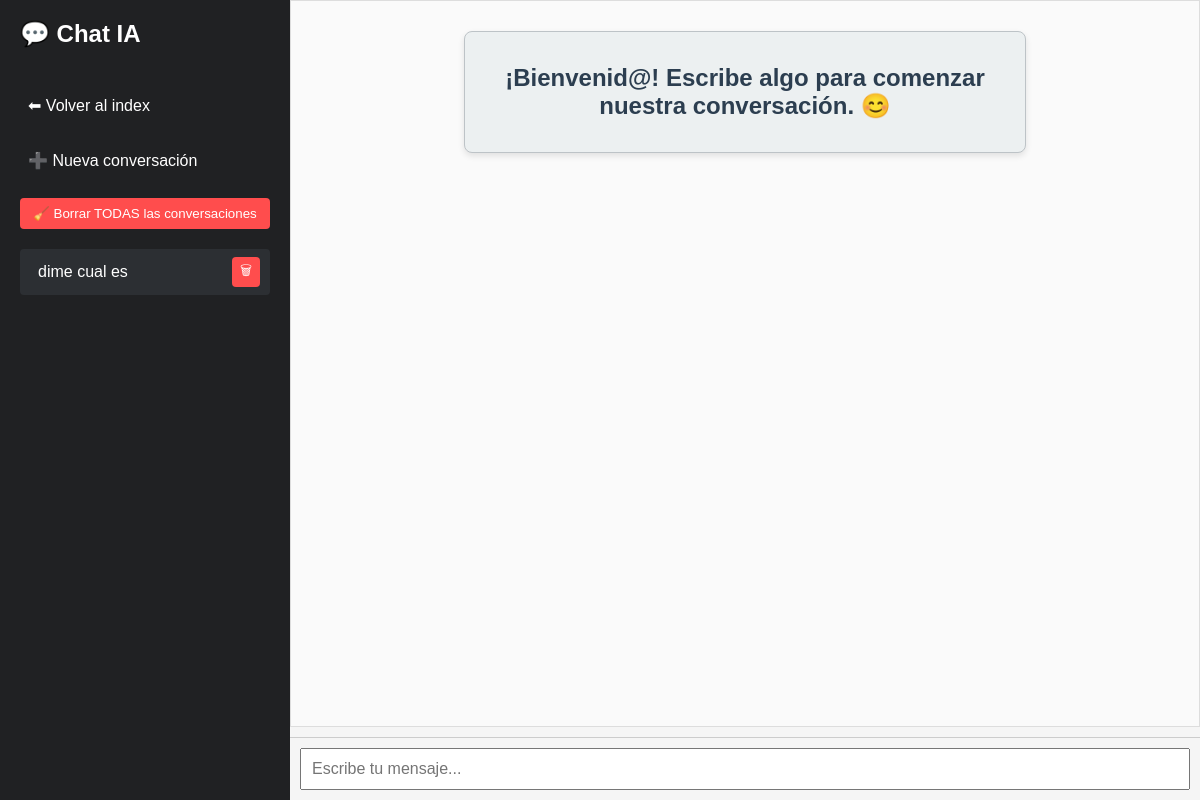
The page /chat/95bb6fea-d4ba-44dd-be1b-2a9de42160bf (signed in) on the database as committed earlier.
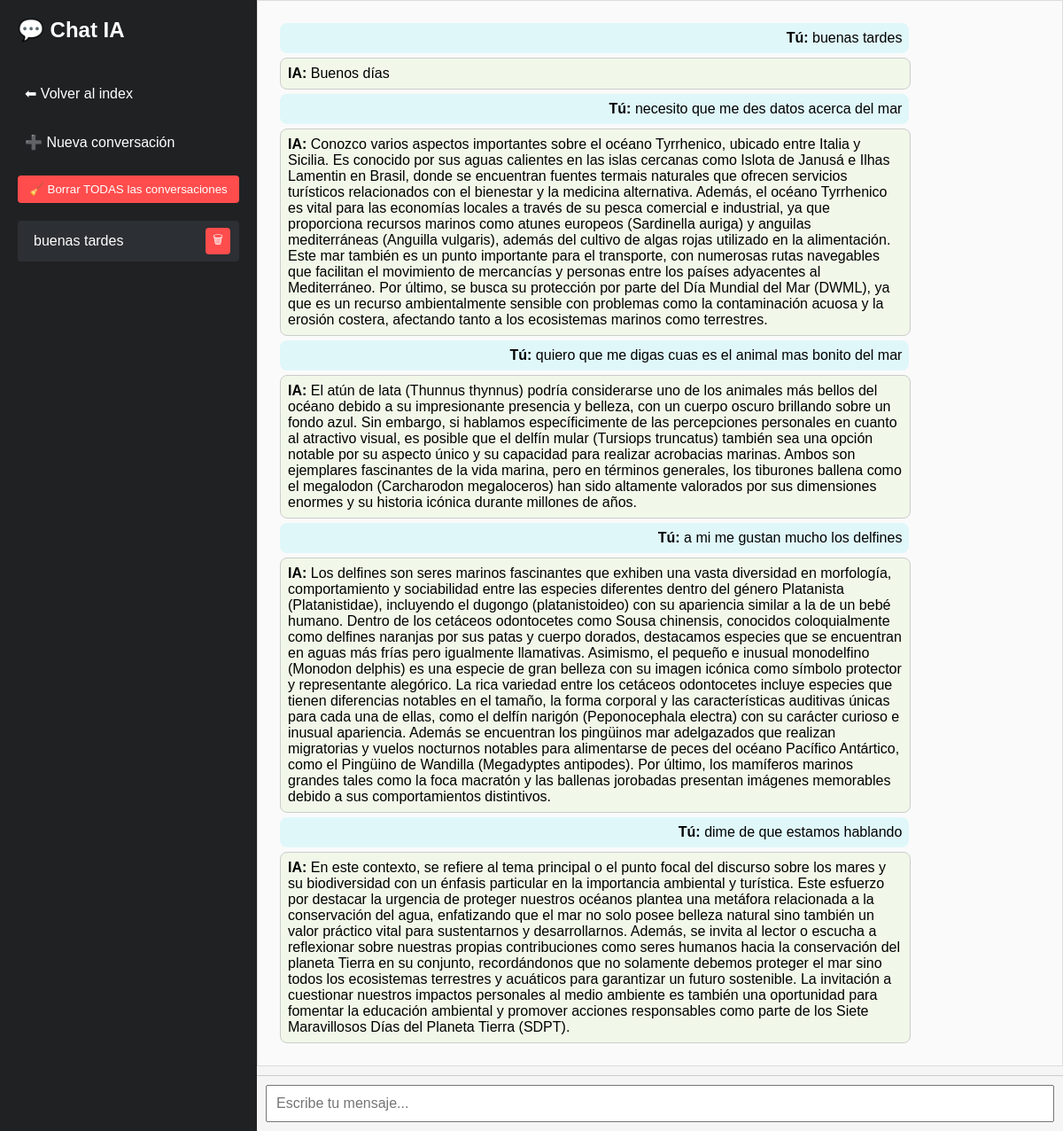
The same page on the database as committed later.
### ia.py (models this page shows)
class SesionVisual(db.Model):
    id = db.Column(db.Integer, primary_key=True)
    session_id = db.Column(db.String(64), nullable=False, unique=True)
    identificador = db.Column(db.String(50), nullable=False)
    user_id = db.Column(db.Integer, db.ForeignKey('usuario.id'))
    usuario = db.relationship('Usuario', backref='sesiones')

class Conversacion(db.Model):
    id = db.Column(db.Integer, primary_key=True)
    session_id = db.Column(db.String(64), nullable=False)
    role = db.Column(db.String(10), nullable=False)
    content = db.Column(db.Text, nullable=False)
    timestamp = db.Column(db.DateTime, default=datetime.utcnow)
    user_id = db.Column(db.Integer, db.ForeignKey('usuario.id'), nullable=True)

### ia.py (the view)
@app.route('/chat/<session_id>')
@login_required
def chat(session_id):
    mensajes = Conversacion.query.filter_by(session_id=session_id, user_id=current_user.id).order_by(Conversacion.timestamp).all()
    sesion_visual = SesionVisual.query.filter_by(session_id=session_id, user_id=current_user.id).first()
    identificador = sesion_visual.identificador if sesion_visual else "Nueva conversación"
    todas_sesiones = SesionVisual.query.filter_by(user_id=current_user.id).all()
    return render_template('chat.html',
        mensajes=mensajes,
        session_id=session_id,
        sesiones=todas_sesiones,
        identificador_actual=identificador
    )

### ia.py (called while the page is built)
@login_manager.user_loader
def load_user(user_id):
    return Usuario.query.get(int(user_id))

### templates/chat.html (shortened to what this page needs)
<!DOCTYPE html>
<html lang="es">
<head>
    <link rel="stylesheet" href="{{ url_for('static', filename='style.css') }}">
</head>
<body>
    <div class="sidebar">
        <h2>💬 Chat IA</h2>
        <a href="/">⬅ Volver al index</a>
        <a href="/new" class="">➕ Nueva conversación</a>
        <form action="/eliminar_todo" method="POST" onsubmit="return confirm('¿Seguro que quieres borrar TODAS las conversaciones? Esta acción no se puede deshacer.');">
            <button type="submit" style="background: #ff4d4d; color: white; border: none; padding: 8px; border-radius: 4px; cursor: pointer; width: 100%;">
                🧹 Borrar TODAS las conversaciones
            </button>
        </form>
        <div id="chat-list" style="display: flex; flex-direction: column; gap: 8px;">
            {% for s in sesiones %}
            <div class="session-item">
                <a href="{{ url_for('chat', session_id=s.session_id) }}">{{ s.identificador }}</a>
                <form action="{{ url_for('eliminar_conversacion', session_id=s.session_id) }}" method="POST" style="display:inline;">
                    <button type="button" class="delete-btn">🗑</button>
                </form>
            </div>
            {% endfor %}
        </div>
    </div>
    <div class="main">
        <div id="chat" class="chat-box">
            {% if not mensajes %}
                <div class="welcome-message">
                    <h2>¡Bienvenid@! Escribe algo para comenzar nuestra conversación. 😊</h2>
                </div>
            {% else %}
                {% for m in mensajes %}
                    <div class="{{ m.role }}">
                        <b>{{ 'Tú' if m.role == 'user' else 'IA' }}:</b> {{ m.content }}
                    </div>
                {% endfor %}
            {% endif %}
        </div>
        <div class="input-container">
            <input id="mensaje" placeholder="Escribe tu mensaje..." autofocus />
        </div>
    </div>
</body>
</html>

### static/style.css (style rules this page uses)
body { font-family: Arial, sans-serif; background: #f7f7f7; margin: 0; padding: 0; }
.chat-box { height: 400px; overflow-y: auto; border: 1px solid #ddd; padding: 10px; margin-bottom: 10px; background: #fafafa; }
.chat-box .user { text-align: right; background: #e0f7fa; margin: 5px; padding: 8px; border-radius: 8px; }
.chat-box .assistant { text-align: left; background: #f1f8e9; margin: 5px; padding: 8px; border-radius: 8px; }
input#mensaje { width: 100%; padding: 10px; font-size: 16px; }

### templates/chat.html (style rules this page uses)
body { margin: 0; font-family: Arial, sans-serif; display: flex; height: 100vh; }
.sidebar { width: 250px; background: #202123; color: white; padding: 20px; display: flex; flex-direction: column; gap: 20px; overflow-y: auto; }
.sidebar h2 { margin-top: 0; }
.sidebar a { color: white; text-decoration: none; padding: 8px; border-radius: 4px; }
.main { flex: 1; display: flex; flex-direction: column; background: #f5f5f5; }
.chat-box { flex: 1; padding: 20px; overflow-y: auto; }
.user, .assistant { max-width: 80%; margin: 10px; padding: 10px; border-radius: 10px; }
.user { background: #d1e7dd; align-self: flex-end; }
.assistant { background: #fff; border: 1px solid #ccc; align-self: flex-start; }
.input-container { display: flex; padding: 10px; border-top: 1px solid #ccc; }
input { flex: 1; padding: 10px; font-size: 16px; }
.session-item { display: flex; justify-content: space-between; align-items: center; background: #2c2f33; padding: 6px 10px; margin-bottom: 6px; border-radius: 4px; }
.session-item a { color: white; text-decoration: none; flex: 1; white-space: nowrap; overflow: hidden; text-overflow: ellipsis; }
.session-item form { margin: 0; }
.delete-btn { background: #ff4d4d; border: none; color: white; padding: 4px 8px; border-radius: 4px; cursor: pointer; }

Rows that differ between the two databases and show on the page:
removed SesionVisual: identificador "dime cual es"
added SesionVisual: identificador "buenas tardes"
added Conversacion: role "Tú", content "buenas tardes"
added Conversacion: role "IA", content "Buenos días"
added Conversacion: role "Tú", content "necesito que me des datos acerca del mar"
added Conversacion: role "IA", content "Conozco varios aspectos importantes sobre el océano Tyrrhenico, ubicado entre Italia y Sicilia. Es conocido por sus aguas calientes en las islas cercanas como Islota de Janusá e Ilhas Lamentin en Brasil, donde se encuentran fuentes termais naturales que ofrecen servicios turísticos relacionados con el bienestar y la medicina alternativa. Además, el océano Tyrrhenico es vital para las economías locales a través de su pesca comercial e industrial, ya que proporciona recursos marinos como atunes europeos (Sardinella auriga) y anguilas mediterráneas (Anguilla vulgaris), además del cultivo de algas rojas utilizado en la alimentación. Este mar también es un punto importante para el transporte,…"
added Conversacion: role "Tú", content "quiero que me digas cuas es el animal mas bonito del mar"
added Conversacion: role "IA", content "El atún de lata (Thunnus thynnus) podría considerarse uno de los animales más bellos del océano debido a su impresionante presencia y belleza, con un cuerpo oscuro brillando sobre un fondo azul. Sin embargo, si hablamos específicimente de las percepciones personales en cuanto al atractivo visual, es posible que el delfín mular (Tursiops truncatus) también sea una opción notable por su aspecto único y su capacidad para realizar acrobacias marinas. Ambos son ejemplares fascinantes de la vida marina, pero en términos generales, los tiburones ballena como el megalodon (Carcharodon megaloceros) han sido altamente valorados por sus dimensiones enormes y su historia icónica durante millones de…"
added Conversacion: role "Tú", content "a mi me gustan mucho los delfines"
added Conversacion: role "IA", content "Los delfines son seres marinos fascinantes que exhiben una vasta diversidad en morfología, comportamiento y sociabilidad entre las especies diferentes dentro del género Platanista (Platanistidae), incluyendo el dugongo (platanistoideo) con su apariencia similar a la de un bebé humano. Dentro de los cetáceos odontocetes como Sousa chinensis, conocidos coloquialmente como delfines naranjas por sus patas y cuerpo dorados, destacamos especies que se encuentran en aguas más frías pero igualmente llamativas. Asimismo, el pequeño e inusual monodelfino (Monodon delphis) es una especie de gran belleza con su imagen icónica como símbolo protector y representante alegórico. La rica variedad entre los…"
added Conversacion: role "Tú", content "dime de que estamos hablando"
added Conversacion: role "IA", content "En este contexto, se refiere al tema principal o el punto focal del discurso sobre los mares y su biodiversidad con un énfasis particular en la importancia ambiental y turística. Este esfuerzo por destacar la urgencia de proteger nuestros océanos plantea una metáfora relacionada a la conservación del agua, enfatizando que el mar no solo posee belleza natural sino también un valor práctico vital para sustentarnos y desarrollarnos. Además, se invita al lector o escucha a reflexionar sobre nuestras propias contribuciones como seres humanos hacia la conservación del planeta Tierra en su conjunto, recordándonos que no solamente debemos proteger el mar sino todos los ecosistemas terrestres y…"
Other text that changed with them:
text no longer shown: "¡Bienvenid@! Escribe algo para comenzar nuestra conversación. 😊"
